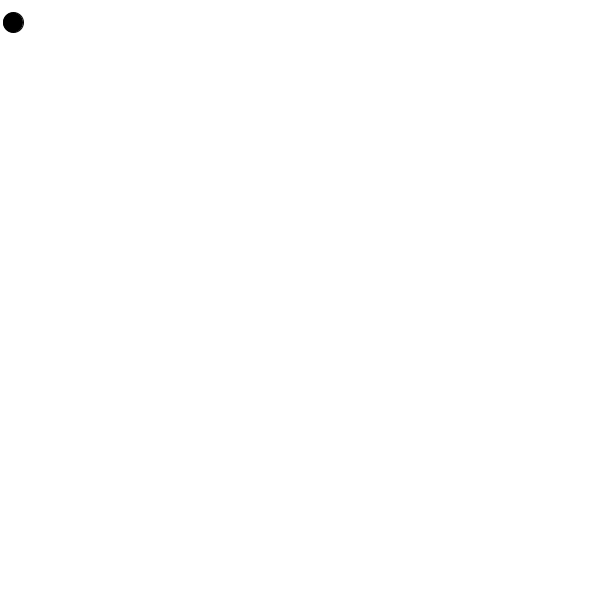
Frame 1 (no input)
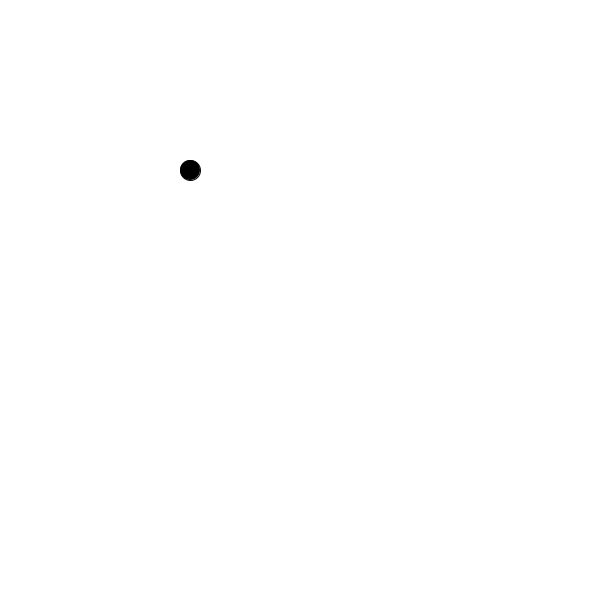
Frame 60 (the mouse pressed at the canvas centre just before this capture)
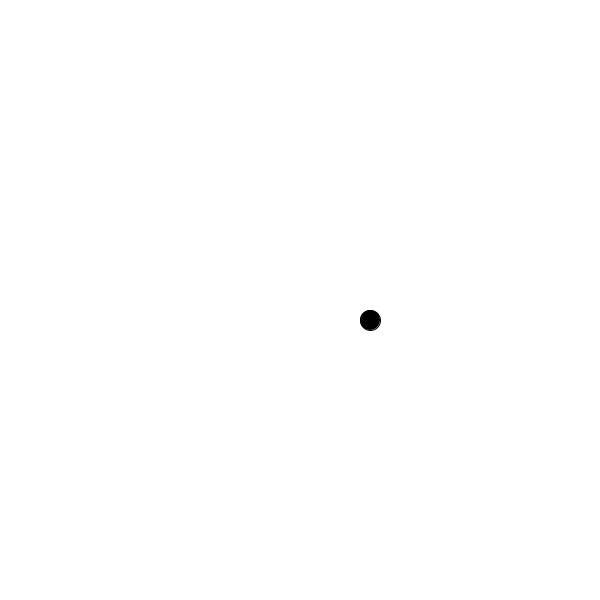
Frame 120 (the mouse held since frame 60 and released just before this capture)

The Processing sketch that drew these frames (run headless with seeded random() and noise(); from frame 60 on, the mouse is pressed at the canvas centre):

// Processing sketch: bouncingBall
// ── bouncingBall.pde
float x = 10;
float y = 20;
float speedX = 3;
float speedY = 2.5;

void setup(){
  size(600,600);
  
}

void draw(){
  background(255);
  // movimiento de pelota
  x += speedX;
  y += speedY;
  // checamos que rebote
  if( x >= width || x < 0){
    speedX *= -1;
  }
  
  if( y >= height|| y < 0){
    speedY *= -1;
  }
  // pintar pelota
  fill(0);
  ellipse(x,y,20,20);
  
  
  
}
